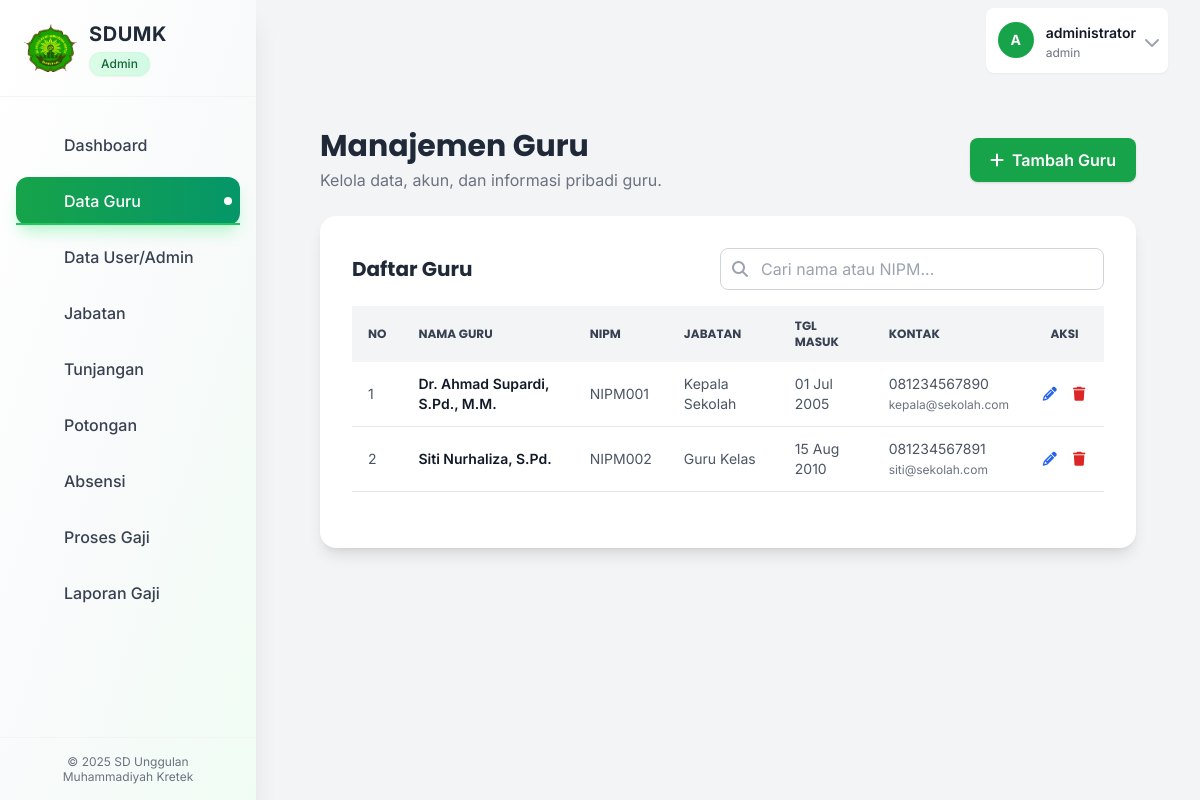
The app's page /pages/guru.php (signed in) with its own data.
### tables this page shows
CREATE TABLE Guru (
    id_guru VARCHAR(10) NOT NULL PRIMARY KEY,
    id_user VARCHAR(10) NULL,
    id_jabatan VARCHAR(10) NULL,
    nipm VARCHAR(20) NOT NULL UNIQUE,
    nama_guru VARCHAR(100) NOT NULL,
    tempat_lahir VARCHAR(50) NULL,
    tgl_lahir DATE NULL,
    jenis_kelamin ENUM('Laki-laki', 'Perempuan') NULL,
    agama VARCHAR(20) NULL,
    status_kawin ENUM('Belum Kawin', 'Kawin', 'Cerai') DEFAULT 'Belum Kawin',
    jml_anak INT DEFAULT 0,
    alamat TEXT NULL,
    no_hp VARCHAR(15) NULL,
    email VARCHAR(100) NULL,
    tgl_masuk DATE NOT NULL,
    foto VARCHAR(255) NULL,
    status_aktif ENUM('Aktif', 'Non-Aktif') DEFAULT 'Aktif',
    created_at TIMESTAMP DEFAULT CURRENT_TIMESTAMP,
    updated_at TIMESTAMP DEFAULT CURRENT_TIMESTAMP ON UPDATE CURRENT_TIMESTAMP,
    FOREIGN KEY (id_user) REFERENCES User(id_user) ON DELETE SET NULL ON UPDATE CASCADE,
    FOREIGN KEY (id_jabatan) REFERENCES Jabatan(id_jabatan) ON DELETE SET NULL ON UPDATE CASCADE,
    INDEX idx_nama_guru (nama_guru),
    INDEX idx_nipm (nipm),
    INDEX idx_status_aktif (status_aktif)
);

CREATE TABLE Jabatan (
    id_jabatan VARCHAR(10) NOT NULL PRIMARY KEY,
    nama_jabatan VARCHAR(100) NOT NULL,
    gaji_awal DECIMAL(15,2) NOT NULL DEFAULT 0,
    status_aktif ENUM('Aktif', 'Non-Aktif') DEFAULT 'Aktif',
    created_at TIMESTAMP DEFAULT CURRENT_TIMESTAMP,
    updated_at TIMESTAMP DEFAULT CURRENT_TIMESTAMP ON UPDATE CURRENT_TIMESTAMP,
    INDEX idx_nama_jabatan (nama_jabatan)
);

### includes/functions.php (called while the page is built, shortened)
<?php
function e($string)
{
    return htmlspecialchars($string ?? '', ENT_QUOTES, 'UTF-8');
}

### pages/guru.php (the view, shortened to what this page needs)
<?php
require_once __DIR__ . '/../includes/functions.php';
$is_kepala_sekolah = ($_SESSION['role'] === 'kepala_sekolah');
$conn = db_connect();
$page_title = 'Manajemen Guru';
$search = $_GET['search'] ?? '';
$page = isset($_GET['page']) ? (int)$_GET['page'] : 1;
$records_per_page = 10;
$offset = ($page - 1) * $records_per_page;
$sql_where = " WHERE (g.nama_guru LIKE ? OR g.nipm LIKE ?)";
$search_param = "%{$search}%";
$params = [$search_param, $search_param];
$types = 'ss';
$guru_list_stmt = $conn->prepare("SELECT g.*, j.nama_jabatan, u.username FROM Guru g JOIN Jabatan j ON g.id_jabatan = j.id_jabatan JOIN User u ON g.id_user = u.id_user" . $sql_where . " ORDER BY g.nama_guru ASC LIMIT ? OFFSET ?");
$params[] = $records_per_page;
$params[] = $offset;
$types .= 'ii';
$guru_list_stmt->bind_param($types, ...$params);
$guru_list_stmt->execute();
$guru_result = $guru_list_stmt->get_result();
require_once __DIR__ . '/../includes/header.php';
?>
<div class="container mx-auto px-4 sm:px-6 lg:px-8 py-8" x-data="crudPage()">
    <div class="flex justify-between items-center mb-6">
        <div>
            <h1 class="text-3xl font-bold text-gray-800 font-poppins"><?= e($page_title) ?></h1>
            <p class="text-gray-500 mt-1">Kelola data, akun, dan informasi pribadi guru.</p>
        </div>
        <?php if (!$is_kepala_sekolah): ?>
        <button @click="showForm = true; isEdit = false; resetForm()" class="bg-green-600 text-white px-5 py-2.5 rounded-lg shadow hover:bg-green-700 font-semibold flex items-center transition">
            <i class="fa-solid fa-plus mr-2"></i> Tambah Guru
        </button>
        <?php else: ?>
        <div class="bg-blue-100 text-blue-800 px-4 py-2 rounded-lg text-sm font-medium">
            <i class="fa-solid fa-eye mr-2"></i> Mode Lihat Saja
        </div>
        <?php endif; ?>
    </div>
    <div class="bg-white p-6 sm:p-8 rounded-2xl shadow-lg">
        <div class="flex justify-between items-center mb-4">
            <h3 class="text-xl font-bold text-gray-800 font-poppins">Daftar Guru</h3>
            <form method="GET" action="" class="w-full max-w-sm">
                <div class="relative">
                    <input type="text" name="search" value="<?= e($search) ?>" placeholder="Cari nama atau NIPM..." class="w-full pl-10 pr-4 py-2 border border-gray-300 rounded-lg focus:outline-none focus:ring-2 focus:ring-green-500">
                    <div class="absolute inset-y-0 left-0 pl-3 flex items-center pointer-events-none"><i class="fa-solid fa-search text-gray-400"></i></div>
                </div>
            </form>
        </div>
        <div class="overflow-x-auto">
            <table class="min-w-full text-sm text-left text-gray-600">
                <thead class="bg-gray-100 text-gray-700 uppercase font-poppins text-xs">
                    <tr>
                        <th class="px-4 py-3">No</th>
                        <th class="px-4 py-3">Nama Guru</th>
                        <th class="px-4 py-3">NIPM</th>
                        <th class="px-4 py-3">Jabatan</th>
                        <th class="px-4 py-3">Tgl Masuk</th>
                        <th class="px-4 py-3">Kontak</th>
                        <th class="px-4 py-3 text-center">Aksi</th>
                    </tr>
                </thead>
                <tbody>
                    <?php if ($guru_result->num_rows > 0): ?>
                        <?php $no = $offset + 1; while ($row = $guru_result->fetch_assoc()): ?>
                            <tr class="border-b hover:bg-gray-50">
                                <td class="px-4 py-3"><?= $no++ ?></td>
                                <td class="px-4 py-3 font-semibold text-gray-900"><?= e($row['nama_guru']) ?></td>
                                <td class="px-4 py-3"><?= e($row['nipm']) ?></td>
                                <td class="px-4 py-3"><?= e($row['nama_jabatan']) ?></td>
                                <td class="px-4 py-3"><?= date("d M Y", strtotime($row['tgl_masuk'])) ?></td>
                                <td class="px-4 py-3"><?= e($row['no_hp']) ?><br><span class="text-xs text-gray-500"><?= e($row['email']) ?></span></td>
                                <td class="px-4 py-3 text-center">
                                    <?php if (!$is_kepala_sekolah): ?>
                                    <div class="flex items-center justify-center space-x-3">
                                        <button @click="editGuru(<?= htmlspecialchars(json_encode($row)) ?>)" class="text-blue-600 hover:text-blue-800" title="Edit">
                                            <i class="fa-solid fa-pencil fa-fw"></i>
                                        </button>
                                        <a href="?action=delete&id=<?= e($row['id_guru']) ?>&token=<?= $_SESSION['csrf_token'] ?>" onclick="event.preventDefault(); handleDelete(this, '<?= e($row['nama_guru']) ?>', '<?= e($row['id_guru']) ?>')" class="text-red-600 hover:text-red-800" title="Hapus">
                                            <i class="fa-solid fa-trash fa-fw"></i>
                                        </a>
                                    </div>
                                    <?php else: ?>
                                    <span class="text-gray-400 text-sm">Read Only</span>
                                    <?php endif; ?>
                                </td>
                            </tr>
                        <?php endwhile; ?>
                    <?php endif; ?>
                </tbody>
            </table>
        </div>
    </div>
</div>
<?php require_once __DIR__ . '/../includes/footer.php'; ?>

### includes/header.php (style rules this page uses)
body { font-family: 'Inter', sans-serif; }
.font-poppins { font-family: 'Poppins', sans-serif; }

### records on screen
guru: nama_guru "Dr. Ahmad Supardi, S.Pd., M.M.", nipm "NIPM001", id_jabatan.nama_jabatan "Kepala Sekolah", tgl_masuk "01 Jul 2005", no_hp "081234567890", email "kepala@sekolah.com"
guru: nama_guru "Siti Nurhaliza, S.Pd.", nipm "NIPM002", id_jabatan.nama_jabatan "Guru Kelas", tgl_masuk "15 Aug 2010", no_hp "081234567891", email "siti@sekolah.com"

### other values on screen
str_replace('_', ' ', $user_role) "Admin"
$item['name'] "Dashboard"
$item['name'] "Data Guru"
$item['name'] "Data User/Admin"
$item['name'] "Jabatan"
$item['name'] "Tunjangan"
$item['name'] "Potongan"
$item['name'] "Absensi"
$item['name'] "Proses Gaji"
$item['name'] "Laporan Gaji"
substr($current_user_name, 0, 1) "A"
$current_user_name "administrator"
$current_user_level "admin"
$page_title "Manajemen Guru"
